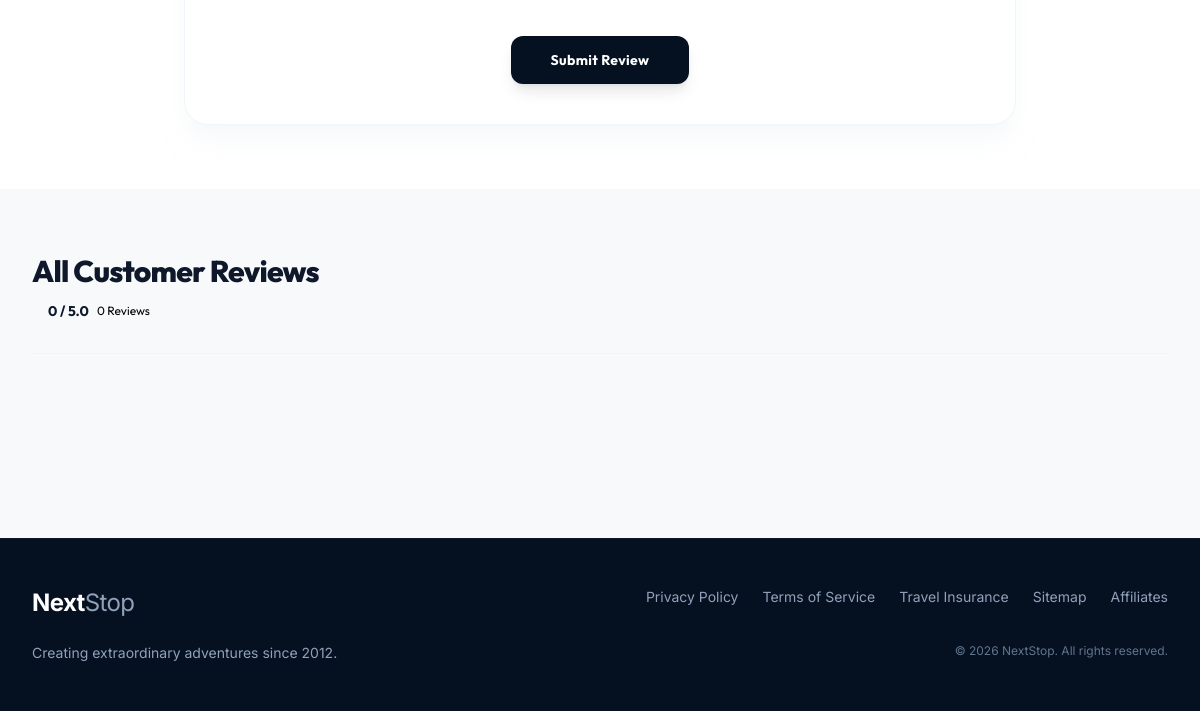
Before: /help_center/reviews/ (signed in, lower part) with the older database file.
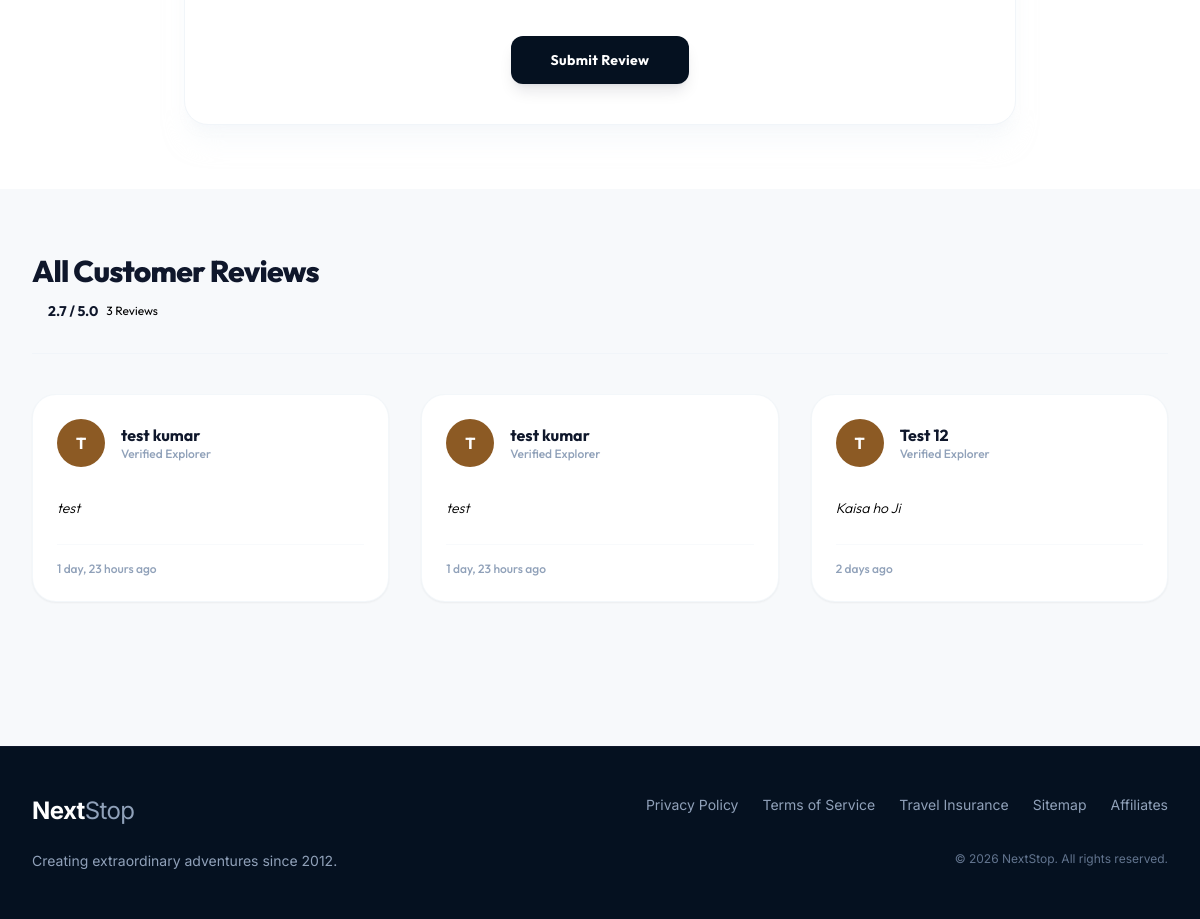
After: the same page with the newer database file.
### help_center/models.py (models this page shows, shortened)
class Feedback(models.Model):
  full_name = models.CharField(max_length=100)
  email = models.EmailField()
  message = models.TextField()
  reating = models.IntegerField(default=0)
  created_at = models.DateTimeField(auto_now_add=True)

### help_center/views.py (the view)
# urls.py: path("reviews/", views.review_page , name="review_page"),
def review_page(request):
  all_reviews = Feedback.objects.order_by('-created_at')
  average_rating = 0
  for review in all_reviews:
    average_rating = average_rating + review.reating
  average_rating_rounded = round(average_rating / len(all_reviews)) if all_reviews else 0
  if request.method == 'POST':
    form = FeedbackForm(request.POST)
    if form.is_valid():
      form.save()
      form = FeedbackForm()
      all_reviews = Feedback.objects.order_by('-created_at')
      average_rating = sum(review.reating for review in all_reviews)
      average_rating_rounded = round(average_rating / len(all_reviews)) if all_reviews else 0
  else:
    form = FeedbackForm()
  paginator = Paginator(all_reviews, 6)
  reviews_page = paginator.get_page(request.GET.get('page', 1))
  if request.headers.get('X-Requested-With') == 'XMLHttpRequest':
    return JsonResponse({
      'html': render_to_string('help_center/_review_cards.html', {'reviews_page': reviews_page}, request=request),
      'has_next': reviews_page.has_next(),
      'next_page': reviews_page.next_page_number() if reviews_page.has_next() else None,
    })
  return render(request, 'help_center/review_page.html', {
    'form': form,
    'all_reviews': all_reviews,
    'reviews_page': reviews_page,
    'average_rating': f"{average_rating / len(all_reviews):.1f}" if len(all_reviews) > 0 else 0,
    'average_rating_rounded': average_rating_rounded,
  })

### help_center/templates/help_center/review_page.html (shortened to what this page needs)
{% extends 'layout/index.html' %}
{% load static %}
{% block main_content %}
<section class="py-16 bg-white relative">
  <div class="max-w-4xl mx-auto px-4 sm:px-6 lg:px-8">
    <div class="bg-white rounded-3xl border border-slate-100 shadow-xl shadow-slate-100/50 p-6 sm:p-10">
      <form id="review-form" class="space-y-6" method="POST" action="{% url 'review_page' %}">
        <div class="pt-2">
          <button type="submit"
            class="w-full sm:w-auto px-10 py-3.5 bg-[#051120] hover:bg-slate-900 text-white font-bold rounded-xl shadow-lg shadow-slate-900/10 hover:shadow-xl hover:shadow-slate-900/25 transition-all duration-200 text-sm tracking-wide block mx-auto">
            Submit Review
          </button>
        </div>
      </form>
    </div>
  </div>
</section>
<section class="py-16 bg-slate-50/50">
  <div class="max-w-7xl mx-auto px-4 sm:px-6 lg:px-8">
    <div class="flex flex-col md:flex-row md:items-center md:justify-between gap-6 border-b border-slate-100 pb-8">
      <div>
        <h2 class="text-3xl font-extrabold text-slate-900 tracking-tight mb-3">All Customer Reviews</h2>
          <div class="flex items-center gap-2">
          <span class="text-sm font-bold text-slate-900">{{ average_rating }} / 5.0</span>
          <span class="text-xs text-slate-450">
            {% if all_reviews %}
              {{ all_reviews|length }}
            {% else %}
              0
            {% endif %} Reviews
          </span>
        </div>
      </div>
    </div>
    <div id="reviews-grid" class="grid grid-cols-1 md:grid-cols-2 lg:grid-cols-3 gap-8 mt-10">
      {% include 'help_center/_review_cards.html' %}
    </div>
    <div id="reviews-loader" data-url="{% url 'review_page' %}" data-next-page="{% if reviews_page.has_next %}{{ reviews_page.next_page_number }}{% endif %}" class="h-12 mt-8 flex justify-center items-center" aria-live="polite">
    </div>
  </div>
</section>
{% endblock %}

### help_center/templates/help_center/_review_cards.html (shortened to what this page needs)
{% for review in reviews_page %}
  <article class="bg-white rounded-3xl border border-slate-100/80 shadow-xs hover:shadow-md transition-all duration-300 p-6 flex flex-col justify-between">
    <div>
      <div class="flex items-center mb-4">
        <div class="w-12 h-12 rounded-full bg-[#8c5a24] text-white font-bold flex items-center justify-center mr-4 shrink-0" aria-hidden="true">{{ review.full_name|slice:":1"|upper }}</div>
        <div class="min-w-0">
          <h3 class="font-bold text-slate-900 text-base leading-snug">{{ review.full_name }}</h3>
          <p class="text-xs text-slate-400 font-medium">Verified Explorer</p>
        </div>
      </div>
      <p class="text-sm text-slate-650 leading-relaxed font-light italic mb-6">{{ review.message }}</p>
    </div>
    <div class="text-xs text-slate-400 font-medium pt-4 border-t border-slate-50"><span>{{ review.created_at|timesince }} ago</span></div>
  </article>
{% endfor %}

Changed rows visible on the page:
added Feedback: full_name "T", full_name "test kumar", message "test", created_at "1 day, 23 hours"
added Feedback: full_name "T", full_name "test kumar", message "test", created_at "1 day, 23 hours"
added Feedback: full_name "T", full_name "Test 12", message "Kaisa ho Ji", created_at "2 days"
Other visible differences:
{{ average_rating }}: "0" → "2.7"
{{ all_reviews|length }}: (not shown) → "3"
text no longer shown: "0"
